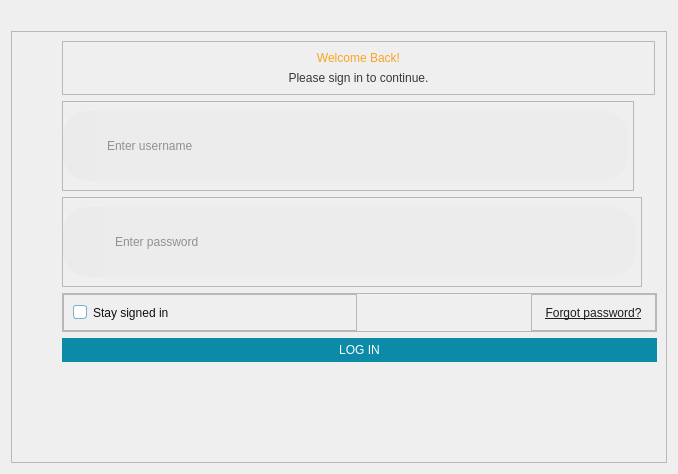
        <widget class="QWidget" name="loginPage">
         <layout class="QVBoxLayout" name="verticalLayout_4">
          <item alignment="Qt::AlignRight|Qt::AlignTop">
           <widget class="QPushButton" name="closeLoginBtn">
            <property name="focusPolicy">
             <enum>Qt::NoFocus</enum>
            </property>
            <property name="styleSheet">
             <string notr="true">#closeLoginBtn{
	background:transparent;
	border:none;
}</string>
            </property>
            <property name="text">
             <string/>
            </property>
            <property name="icon">
             <iconset resource="../resource.qrc">
              <normaloff>:/Icons/Icons/close.png</normaloff>:/Icons/Icons/close.png</iconset>
            </property>
            <property name="iconSize">
             <size>
              <width>40</width>
              <height>40</height>
             </size>
            </property>
           </widget>
          </item>
          <item>
           <widget class="QFrame" name="forgotPassPage">
            <property name="styleSheet">
             <string notr="true">QLineEdit{
	border-top-right-radius:25px;
	border-bottom-right-radius:25px;
	background-color:#ECECEC;
	font: 63 15pt &quot;Montserrat SemiBold&quot;;
   color:rgb(54, 54, 54);
	padding-left:10px;
}</string>
            </property>
            <property name="frameShape">
             <enum>QFrame::StyledPanel</enum>
            </property>
            <property name="frameShadow">
             <enum>QFrame::Raised</enum>
            </property>
            <layout class="QVBoxLayout" name="verticalLayout_3">
             <property name="leftMargin">
              <number>50</number>
             </property>
             <property name="bottomMargin">
              <number>100</number>
             </property>
             <item alignment="Qt::AlignBottom">
              <widget class="QFrame" name="frame_2">
               <property name="maximumSize">
                <size>
                 <width>593</width>
                 <height>16777215</height>
                </size>
               </property>
               <property name="styleSheet">
                <string notr="true"/>
               </property>
               <property name="frameShape">
                <enum>QFrame::StyledPanel</enum>
               </property>
               <property name="frameShadow">
                <enum>QFrame::Raised</enum>
               </property>
               <layout class="QVBoxLayout" name="verticalLayout_9">
                <item>
                 <widget class="QLabel" name="welcome">
                  <property name="sizePolicy">
                   <sizepolicy hsizetype="Expanding" vsizetype="Fixed">
                    <horstretch>0</horstretch>
                    <verstretch>0</verstretch>
                   </sizepolicy>
                  </property>
                  <property name="styleSheet">
                   <string notr="true">font: 87 30pt &quot;Montserrat Black&quot;;
color:rgb(248, 165, 33);</string>
                  </property>
                  <property name="text">
                   <string>Welcome Back!</string>
                  </property>
                  <property name="alignment">
                   <set>Qt::AlignCenter</set>
                  </property>
                 </widget>
                </item>
                <item>
                 <widget class="QLabel" name="label_6">
                  <property name="styleSheet">
                   <string notr="true">font: 57 11pt &quot;Montserrat Medium&quot;;
color:rgb(57, 57, 57);</string>
                  </property>
                  <property name="text">
                   <string>Please sign in to continue.</string>
                  </property>
                  <property name="alignment">
                   <set>Qt::AlignCenter</set>
                  </property>
                 </widget>
                </item>
               </layout>
              </widget>
             </item>
             <item alignment="Qt::AlignLeft">
              <widget class="QFrame" name="frame_3">
               <property name="sizePolicy">
                <sizepolicy hsizetype="Preferred" vsizetype="Fixed">
                 <horstretch>0</horstretch>
                 <verstretch>0</verstretch>
                </sizepolicy>
               </property>
               <property name="frameShape">
                <enum>QFrame::StyledPanel</enum>
               </property>
               <property name="frameShadow">
                <enum>QFrame::Raised</enum>
               </property>
               <layout class="QHBoxLayout" name="horizontalLayout_3">
                <property name="spacing">
                 <number>0</number>
                </property>
                <property name="leftMargin">
                 <number>0</number>
                </property>
                <property name="rightMargin">
                 <number>5</number>
                </property>
                <item>
                 <widget class="QFrame" name="userIcon">
                  <property name="sizePolicy">
                   <sizepolicy hsizetype="Fixed" vsizetype="Fixed">
                    <horstretch>0</horstretch>
                    <verstretch>0</verstretch>
                   </sizepolicy>
                  </property>
                  <property name="maximumSize">
                   <size>
                    <width>60</width>
                    <height>70</height>
                   </size>
                  </property>
                  <property name="styleSheet">
                   <string notr="true">background-color: rgb(235, 235, 235);
border-top-left-radius:25px;
border-bottom-left-radius:25px;</string>
                  </property>
                  <property name="frameShape">
                   <enum>QFrame::StyledPanel</enum>
                  </property>
                  <property name="frameShadow">
                   <enum>QFrame::Raised</enum>
                  </property>
                  <layout class="QHBoxLayout" name="horizontalLayout_4">
                   <property name="leftMargin">
                    <number>25</number>
                   </property>
                   <property name="topMargin">
                    <number>15</number>
                   </property>
                   <property name="rightMargin">
                    <number>0</number>
                   </property>
                   <property name="bottomMargin">
                    <number>15</number>
                   </property>
                   <item>
                    <widget class="QLabel" name="label">
                     <property name="text">
                      <string/>
                     </property>
                     <property name="pixmap">
                      <pixmap resource="../resource.qrc">:/Icons/Icons/usernameIcon.png</pixmap>
                     </property>
                     <property name="scaledContents">
                      <bool>true</bool>
                     </property>
                    </widget>
                   </item>
                  </layout>
                 </widget>
                </item>
                <item>
                 <widget class="QLineEdit" name="loginUserName">
                  <property name="sizePolicy">
                   <sizepolicy hsizetype="Fixed" vsizetype="Fixed">
                    <horstretch>0</horstretch>
                    <verstretch>0</verstretch>
                   </sizepolicy>
                  </property>
                  <property name="minimumSize">
                   <size>
                    <width>533</width>
                    <height>70</height>
                   </size>
                  </property>
                  <property name="styleSheet">
                   <string notr="true"/>
                  </property>
                  <property name="placeholderText">
                   <string>Enter username</string>
                  </property>
                 </widget>
                </item>
               </layout>
              </widget>
             </item>
             <item alignment="Qt::AlignLeft">
              <widget class="QFrame" name="frame_4">
               <property name="sizePolicy">
                <sizepolicy hsizetype="Preferred" vsizetype="Fixed">
                 <horstretch>0</horstretch>
                 <verstretch>0</verstretch>
                </sizepolicy>
               </property>
               <property name="frameShape">
                <enum>QFrame::StyledPanel</enum>
               </property>
               <property name="frameShadow">
                <enum>QFrame::Raised</enum>
               </property>
               <layout class="QHBoxLayout" name="horizontalLayout_2">
                <property name="spacing">
                 <number>0</number>
                </property>
                <property name="leftMargin">
                 <number>0</number>
                </property>
                <property name="rightMargin">
                 <number>5</number>
                </property>
                <item>
                 <widget class="QFrame" name="passwordIcon">
                  <property name="sizePolicy">
                   <sizepolicy hsizetype="Fixed" vsizetype="Fixed">
                    <horstretch>0</horstretch>
                    <verstretch>0</verstretch>
                   </sizepolicy>
                  </property>
                  <property name="minimumSize">
                   <size>
                    <width>40</width>
                    <height>70</height>
                   </size>
                  </property>
                  <property name="maximumSize">
                   <size>
                    <width>60</width>
                    <height>70</height>
                   </size>
                  </property>
                  <property name="styleSheet">
                   <string notr="true">background-color: rgb(235, 235, 235);
border-top-left-radius:25px;
border-bottom-left-radius:25px;</string>
                  </property>
                  <property name="frameShape">
                   <enum>QFrame::StyledPanel</enum>
                  </property>
                  <property name="frameShadow">
                   <enum>QFrame::Raised</enum>
                  </property>
                  <layout class="QHBoxLayout" name="horizontalLayout_5">
                   <property name="leftMargin">
                    <number>25</number>
                   </property>
                   <property name="topMargin">
                    <number>15</number>
                   </property>
                   <property name="rightMargin">
                    <number>5</number>
                   </property>
                   <property name="bottomMargin">
                    <number>15</number>
                   </property>
                   <item>
                    <widget class="QLabel" name="label_2">
                     <property name="text">
                      <string/>
                     </property>
                     <property name="pixmap">
                      <pixmap resource="../resource.qrc">:/Icons/Icons/lockIcon.png</pixmap>
                     </property>
                     <property name="scaledContents">
                      <bool>true</bool>
                     </property>
                    </widget>
                   </item>
                  </layout>
                 </widget>
                </item>
                <item>
                 <widget class="QLineEdit" name="loginPassword">
                  <property name="sizePolicy">
                   <sizepolicy hsizetype="Fixed" vsizetype="Fixed">
                    <horstretch>0</horstretch>
                    <verstretch>0</verstretch>
                   </sizepolicy>
                  </property>
                  <property name="minimumSize">
                   <size>
                    <width>533</width>
                    <height>70</height>
                   </size>
                  </property>
                  <property name="echoMode">
                   <enum>QLineEdit::Password</enum>
                  </property>
                  <property name="dragEnabled">
                   <bool>false</bool>
                  </property>
                  <property name="placeholderText">
                   <string>Enter password</string>
                  </property>
                 </widget>
                </item>
               </layout>
              </widget>
             </item>
             <item alignment="Qt::AlignLeft">
              <widget class="QFrame" name="frame_5">
               <property name="sizePolicy">
                <sizepolicy hsizetype="Fixed" vsizetype="Fixed">
                 <horstretch>0</horstretch>
                 <verstretch>0</verstretch>
                </sizepolicy>
               </property>
               <property name="minimumSize">
                <size>
                 <width>595</width>
                 <height>0</height>
                </size>
               </property>
               <property name="maximumSize">
                <size>
                 <width>595</width>
                 <height>16777215</height>
                </size>
               </property>
               <property name="styleSheet">
                <string notr="true">font: 57 10pt &quot;Montserrat Medium&quot;;</string>
               </property>
               <property name="frameShape">
                <enum>QFrame::StyledPanel</enum>
               </property>
               <property name="frameShadow">
                <enum>QFrame::Raised</enum>
               </property>
               <layout class="QHBoxLayout" name="horizontalLayout_8">
                <property name="leftMargin">
                 <number>0</number>
                </property>
                <property name="topMargin">
                 <number>0</number>
                </property>
                <property name="rightMargin">
                 <number>0</number>
                </property>
                <property name="bottomMargin">
                 <number>0</number>
                </property>
                <item>
                 <widget class="QFrame" name="frame_6">
                  <property name="frameShape">
                   <enum>QFrame::StyledPanel</enum>
                  </property>
                  <property name="frameShadow">
                   <enum>QFrame::Raised</enum>
                  </property>
                  <layout class="QHBoxLayout" name="horizontalLayout_7">
                   <item>
                    <widget class="QCheckBox" name="staySignedIn">
                     <property name="styleSheet">
                      <string notr="true">QCheckBox{
color:rgb(16, 16, 16);
}
QCheckBox::indicator {
    width: 12px;
    height: 12px;
    border: 1px solid rgb(120, 179, 206);
	border-radius:3px;
    background-color: white;
}

QCheckBox::indicator:checked {
	background-color:rgb(120, 179, 206);
    image: url(:/Icons/Icons/checkBox.png); 
    border: 1px solid rgb(104, 104, 104);
	border-radius:3px;
}

QCheckBox::indicator:hover {
    background-color: rgb(120, 179, 206);
}
</string>
                     </property>
                     <property name="text">
                      <string>Stay signed in</string>
                     </property>
                    </widget>
                   </item>
                  </layout>
                 </widget>
                </item>
                <item alignment="Qt::AlignRight">
                 <widget class="QFrame" name="frame_7">
                  <property name="frameShape">
                   <enum>QFrame::StyledPanel</enum>
                  </property>
                  <property name="frameShadow">
                   <enum>QFrame::Raised</enum>
                  </property>
                  <layout class="QHBoxLayout" name="horizontalLayout_6">
                   <item alignment="Qt::AlignRight">
                    <widget class="QToolButton" name="forgotpassBtn">
                     <property name="cursor">
                      <cursorShape>PointingHandCursor</cursorShape>
                     </property>
                     <property name="styleSheet">
                      <string notr="true">#forgotpassBtn{
font: 57 10pt &quot;Montserrat Medium&quot;;
color:rgb(29, 29, 29);
text-decoration: underline;
border:none;
background-color:transparent;

}
#forgotpassBtn:hover{
color:rgb(141, 79, 16);

}</string>
                     </property>
                     <property name="text">
                      <string>Forgot password?</string>
                     </property>
                    </widget>
                   </item>
                  </layout>
                 </widget>
                </item>
               </layout>
              </widget>
             </item>
             <item>
              <widget class="QPushButton" name="loginBtn">
               <property name="sizePolicy">
                <sizepolicy hsizetype="Fixed" vsizetype="Fixed">
                 <horstretch>0</horstretch>
                 <verstretch>0</verstretch>
                </sizepolicy>
               </property>
               <property name="minimumSize">
                <size>
                 <width>595</width>
                 <height>0</height>
                </size>
               </property>
               <property name="styleSheet">
                <string notr="true">QPushButton{
	padding:5px;
	background-color:#0C8AA7;
	border:none;
	border-radius:20px;
	font: 87 20pt &quot;Montserrat Black&quot;;
	color:rgb(255, 255, 255);
}</string>
               </property>
               <property name="text">
                <string>LOG IN</string>
               </property>
              </widget>
             </item>
            </layout>
           </widget>
          </item>
         </layout>
        </widget>
